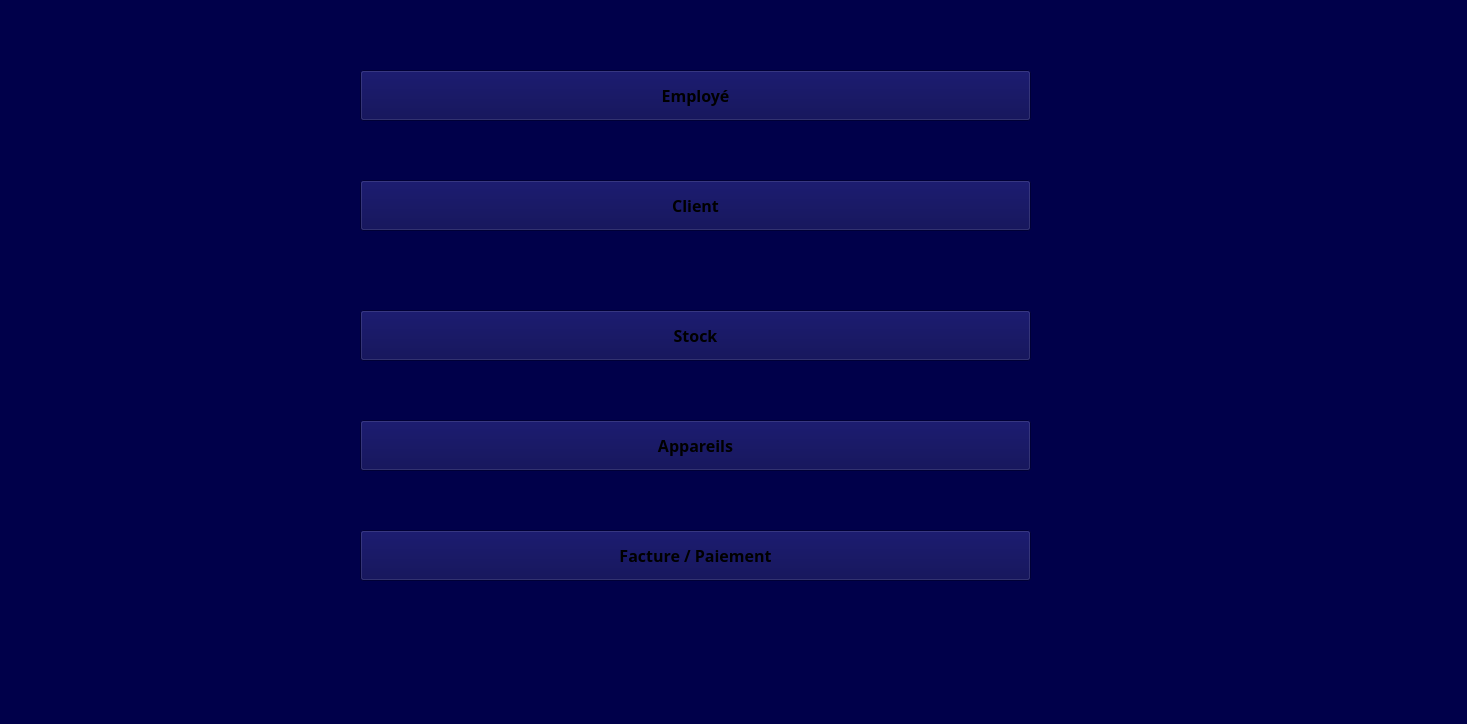
<?xml version="1.0" encoding="UTF-8"?>
<ui version="4.0">
 <class>Menu</class>
 <widget class="QMainWindow" name="Menu">
  <property name="geometry">
   <rect>
    <x>0</x>
    <y>0</y>
    <width>1467</width>
    <height>724</height>
   </rect>
  </property>
  <property name="windowTitle">
   <string>Menu</string>
  </property>
  <property name="styleSheet">
   <string notr="true">background-color: rgb(0, 0, 74);</string>
  </property>
  <widget class="QWidget" name="centralwidget">
   <widget class="QPushButton" name="pushButton">
    <property name="geometry">
     <rect>
      <x>360</x>
      <y>70</y>
      <width>671</width>
      <height>51</height>
     </rect>
    </property>
    <property name="font">
     <font>
      <family>Simple Jut Out</family>
      <pointsize>12</pointsize>
      <bold>true</bold>
     </font>
    </property>
    <property name="text">
     <string>Employé</string>
    </property>
   </widget>
   <widget class="QPushButton" name="pushButton_2">
    <property name="geometry">
     <rect>
      <x>360</x>
      <y>180</y>
      <width>671</width>
      <height>51</height>
     </rect>
    </property>
    <property name="font">
     <font>
      <family>Simple Jut Out</family>
      <pointsize>12</pointsize>
      <bold>true</bold>
     </font>
    </property>
    <property name="text">
     <string>Client</string>
    </property>
   </widget>
   <widget class="QPushButton" name="pushButton_3">
    <property name="geometry">
     <rect>
      <x>360</x>
      <y>310</y>
      <width>671</width>
      <height>51</height>
     </rect>
    </property>
    <property name="font">
     <font>
      <family>Simple Jut Out</family>
      <pointsize>12</pointsize>
      <bold>true</bold>
     </font>
    </property>
    <property name="text">
     <string>Stock</string>
    </property>
   </widget>
   <widget class="QPushButton" name="pushButton_4">
    <property name="geometry">
     <rect>
      <x>360</x>
      <y>420</y>
      <width>671</width>
      <height>51</height>
     </rect>
    </property>
    <property name="font">
     <font>
      <family>Simple Jut Out</family>
      <pointsize>12</pointsize>
      <bold>true</bold>
     </font>
    </property>
    <property name="text">
     <string>Appareils</string>
    </property>
   </widget>
   <widget class="QPushButton" name="pushButton_5">
    <property name="geometry">
     <rect>
      <x>360</x>
      <y>530</y>
      <width>671</width>
      <height>51</height>
     </rect>
    </property>
    <property name="font">
     <font>
      <family>Simple Jut Out</family>
      <pointsize>12</pointsize>
      <bold>true</bold>
     </font>
    </property>
    <property name="text">
     <string>Facture / Paiement</string>
    </property>
   </widget>
  </widget>
  <widget class="QMenuBar" name="menubar">
   <property name="geometry">
    <rect>
     <x>0</x>
     <y>0</y>
     <width>1467</width>
     <height>26</height>
    </rect>
   </property>
  </widget>
  <widget class="QStatusBar" name="statusbar"/>
 </widget>
 <resources/>
 <connections/>
</ui>
